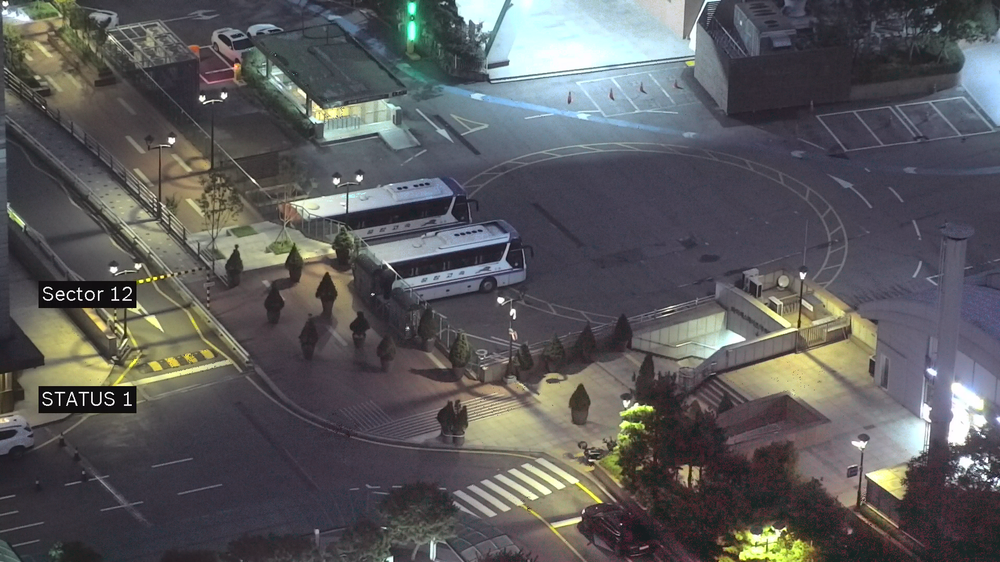
#> input picture temp/F18006_2_202009111900.png, 1000 x 562 px, shrunk from 1920 x 1080 before the run, found by its file name
$ python person_detect.py
#> lines starting #> are read from the running program, lines starting #| are printed output that depends on the picture; pictures that were not available may be replaced by others from this repository, and a replacement may not be noted
import cv2
import numpy as np

#%%
background_path = "C:/MyWorkspace/Detectioncode/temp/F18006_2_202009111900.png"

bkg_bgr = cv2.imread(background_path)
#> bkg_bgr is the input picture: shape (562, 1000, 3); mean B, G, R 91.8, 90.4, 90.9
bkg_gray = cv2.cvtColor(bkg_bgr, cv2.COLOR_BGR2GRAY)
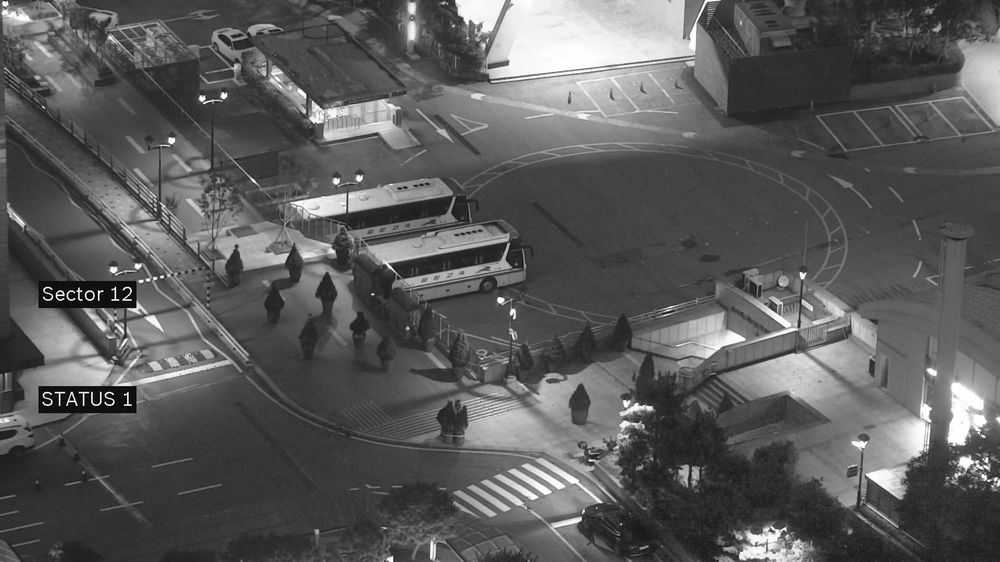
#> bkg_gray: shape (562, 1000); min 0, max 255, mean 90.7

cap = cv2.VideoCapture('C:\MyWorkspace\Detectioncode\inputs\F18006_2\F18006_2_202009111900.avi')
if (not cap.isOpened()):
    print('Error opening video')

height, width = (int(cap.get(cv2.CAP_PROP_FRAME_HEIGHT)), int(cap.get(cv2.CAP_PROP_FRAME_WIDTH)))
t = 0
TH = 50  # Binary Threshold
AREA_TH = 30  # Area Threshold

mode = cv2.RETR_EXTERNAL
method = cv2.CHAIN_APPROX_SIMPLE

while True:
    try:
        retval, frame = cap.read()
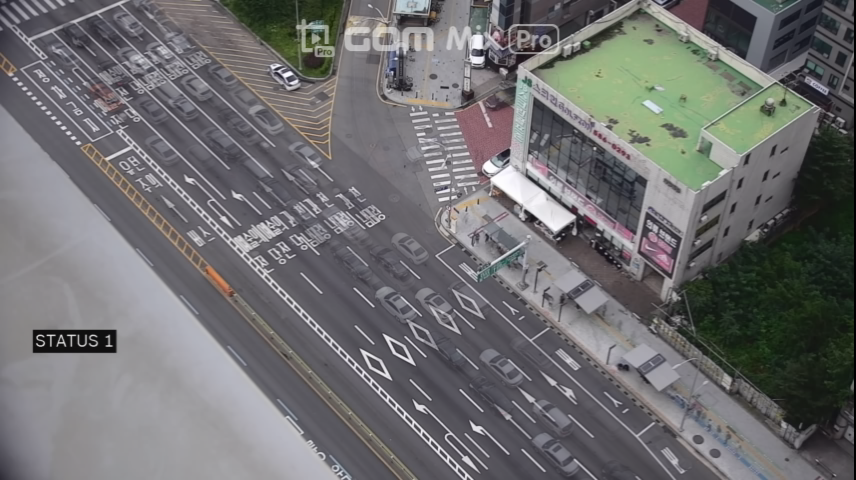
#> input picture temp/back_sample1_bgr.png, 856 x 480 px, given in place of F18006_2_202009111900.avi, which was not available
#> frame is the input picture: shape (480, 856, 3); mean B, G, R 111.5, 110.4, 110.7
        if not retval:
            break
        t += 1
        gray = cv2.cvtColor(frame, cv2.COLOR_BGR2GRAY)
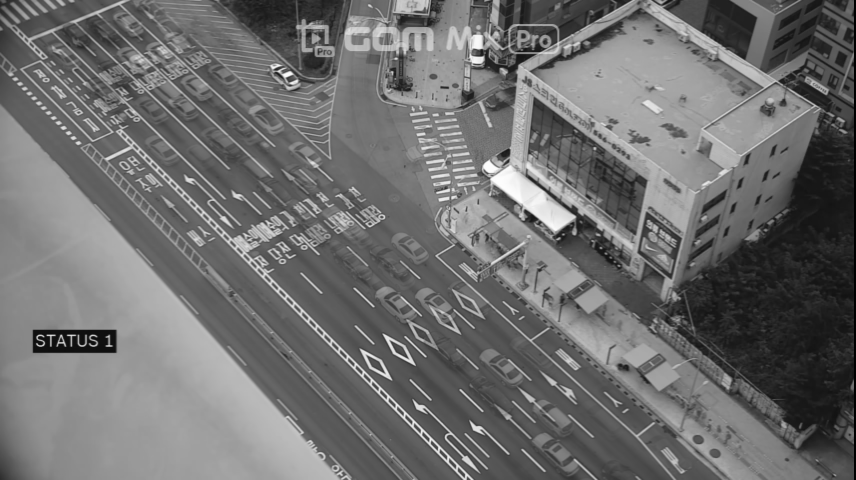
#> gray: shape (480, 856); min 0, max 254, mean 110.7

#> (the run stopped early here; a loop or call above may not have finished)
